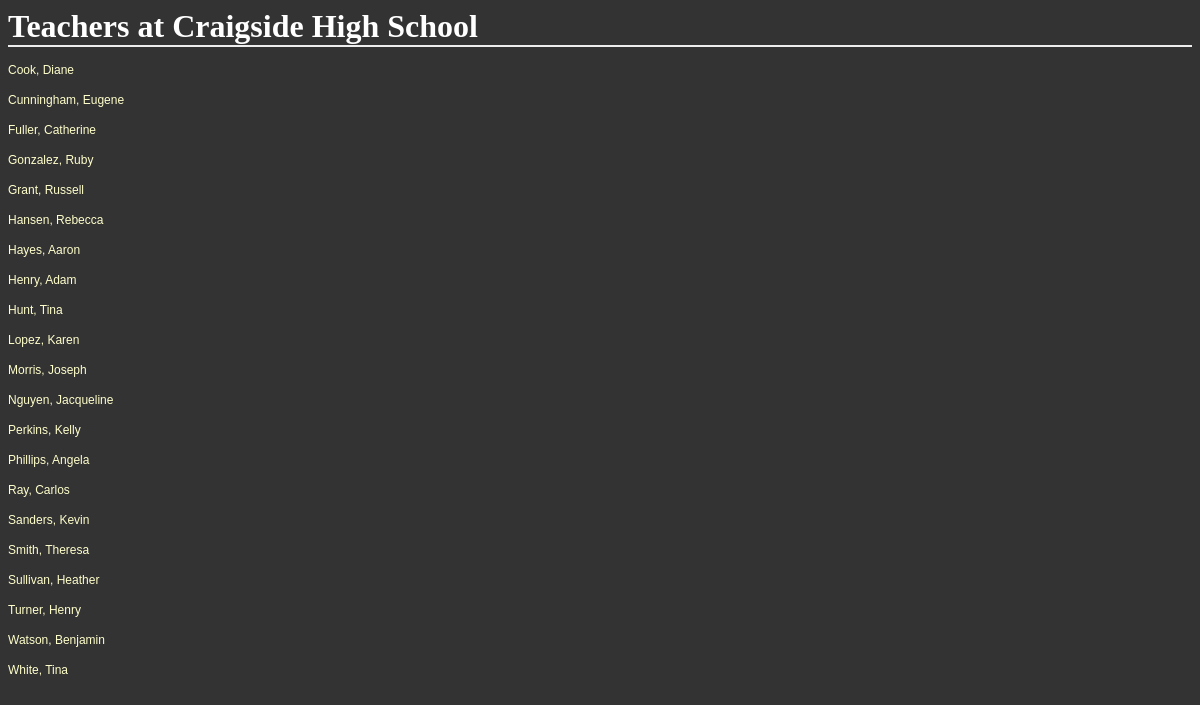
Before: /districts/1/schools/3/teachers with the older database file.
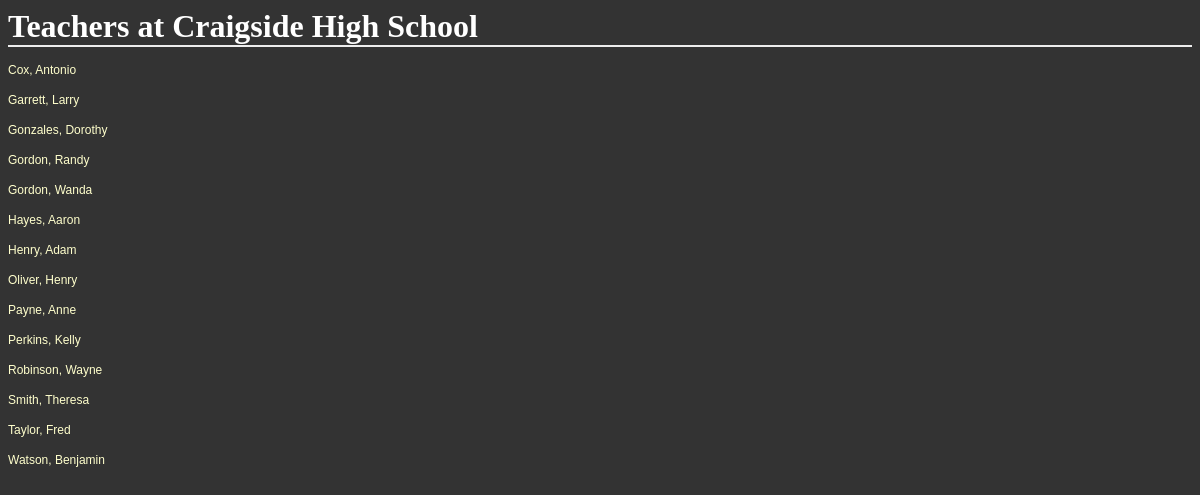
After: the same page with the newer database file.
### database_setup.py (models this page shows, shortened)
class Teacher(Base):
    __tablename__ = 'teacher'
    id = Column(Integer, primary_key=True)
    first_name = Column(String(40), nullable=False)
    last_name = Column(String(40), nullable=False)
    address = Column(String(50))
    city = Column(String(50))
    state = Column(String(50))
    zip = Column(String(50))
    phone = Column(String(50))
    email = Column(String(50))
    school_id = Column(Integer, ForeignKey('school.id'))
    school = relationship(School)

### schools.py (the view)
@app.route('/districts/<int:district_id>/schools/<int:school_id>/teachers')
def showAllTeachers(district_id, school_id):
    school = session.query(School).filter_by(id=school_id).one()
    teachers = session.query(Teacher).filter_by(school_id=school_id).all()
    return render_template('teachers.html', district_id=district_id, school=school, teachers=teachers)

### templates/teachers.html
<html>
<head>
	<link rel=stylesheet type=text/css href="{{ url_for('static', filename='styles.css') }}">
</head>
<body>
<h1>Teachers at {{school.name}}</h1>
{% for teacher in teachers %}
	<p><a href='{{url_for('showTeacher', district_id=district_id, school_id=school.id, teacher_id=teacher.id)}}'>{{teacher.last_name}}, {{teacher.first_name}}</a></p>
{% endfor %}
</body>
</html>

Changed rows visible on the page:
no longer on this page (row edited): Teacher: last_name "Cook", first_name "Diane"
no longer on this page (row edited): Teacher: last_name "Cunningham", first_name "Eugene"
no longer on this page (row edited): Teacher: last_name "Fuller", first_name "Catherine"
no longer on this page (row edited): Teacher: last_name "Gonzalez", first_name "Ruby"
no longer on this page (row edited): Teacher: last_name "Grant", first_name "Russell"
no longer on this page (row edited): Teacher: last_name "Hansen", first_name "Rebecca"
no longer on this page (row edited): Teacher: last_name "Hunt", first_name "Tina"
no longer on this page (row edited): Teacher: last_name "Lopez", first_name "Karen"
no longer on this page (row edited): Teacher: last_name "Morris", first_name "Joseph"
no longer on this page (row edited): Teacher: last_name "Nguyen", first_name "Jacqueline"
no longer on this page (row edited): Teacher: last_name "Phillips", first_name "Angela"
no longer on this page (row edited): Teacher: last_name "Ray", first_name "Carlos"
no longer on this page (row edited): Teacher: last_name "Sanders", first_name "Kevin"
no longer on this page (row edited): Teacher: last_name "Sullivan", first_name "Heather"
no longer on this page (row edited): Teacher: last_name "Turner", first_name "Henry"
no longer on this page (row edited): Teacher: last_name "White", first_name "Tina"
now on this page (row edited): Teacher: last_name "Cox", first_name "Antonio"
now on this page (row edited): Teacher: last_name "Garrett", first_name "Larry"
now on this page (row edited): Teacher: last_name "Gonzales", first_name "Dorothy"
now on this page (row edited): Teacher: last_name "Gordon", first_name "Randy"
now on this page (row edited): Teacher: last_name "Gordon", first_name "Wanda"
now on this page (row edited): Teacher: last_name "Oliver", first_name "Henry"
now on this page (row edited): Teacher: last_name "Payne", first_name "Anne"
now on this page (row edited): Teacher: last_name "Robinson", first_name "Wayne"
now on this page (row edited): Teacher: last_name "Taylor", first_name "Fred"
